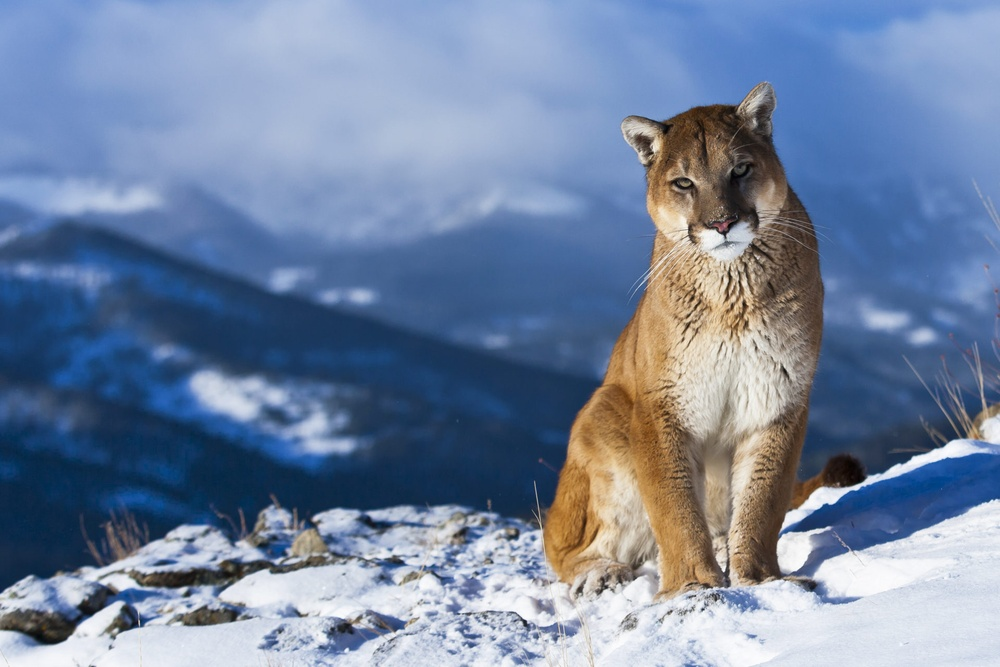
#> input picture Images/image2.jpg, 1000 x 667 px, shrunk from 1920 x 1280 before the run
$ python cascaded_pooling.py
#> lines starting #> are read from the running program, lines starting #| are printed output that depends on the picture
import sys
import cv2
from numpy import asarray
from PIL import Image
from numpy import array
import numpy as np

input_file=input("Enter the image file name: ")
#> the answer given: Images/image2.jpg

image=cv2.imread(input_file)
#> image is the input picture: shape (667, 1000, 3); mean B, G, R 160.4, 132.3, 114.9

image_for_use=Image.open(input_file)

#cv2.imshow("Original Image: ",image)

img_3d=asarray(image_for_use)

img=img_3d.reshape(img_3d.shape[0],(img_3d.shape[1]*img_3d.shape[2]))
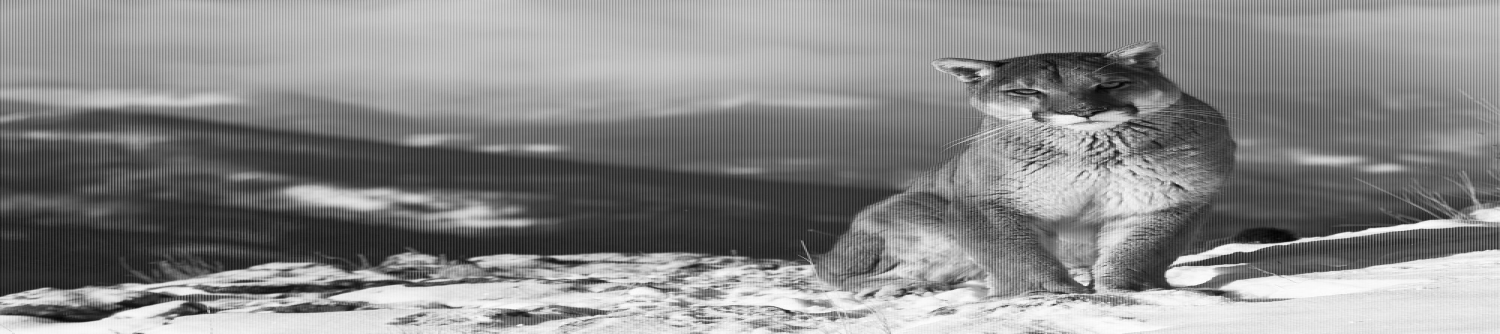
#> img: shape (667, 3000) (shown at 1/2 size); min 0, max 255, mean 135.9

third=img_3d.shape[2]
#> third = 3

n=len(img)
#> n = 667
m=len(img[1])
#> m = 3000

print(img)
#> (printed output is left out)


#n = 5
#m = 5
'''img = [[2,8,6,3,10,20,1,0],
       [4,9,2,1,12,15,7,6],
       [3,14,7,4,5,6,8,9],
       [11,3,4,6,2,12,17,20],
       [12,2,3,8,13,3,4,14],
       [9,6,11,10,15,16,9,10],
       [1,8,12,22,6,8,11,2],
       [2,9,10,1,20,24,4,3]]'''

#img = [[12,15,12,14,13],[14,1,16,3,14],[20,14,0,18,19],[12,12,14,12,2],[1,0,15,12,4]]

choice = int(input("Please select the type of cascaded pooling that needs to get applied on the image\n1) Max-max Pooling\n2) Max-average Pooling\nEnter your choice: "))
#> the answer given: 1

if choice==1:
    r = n - 1
#> r = 666
    c = m - 1
#> c = 2999
    cas_img = []
    for i in range(r):
        cas_img.append([])
        for j in range(c):
            l = [img[i][j], img[i+1][j], img[i][j+1], img[i+1][j+1]]
            cas_img[i].append(max(l))
#> after the loop, cas_img = 666 items

    if r%2==1:
        cas_img.append([])
        for i in range(c):
            cas_img[r].append(0)
        r = r + 1

    if c%2==1:
        for i in range(r):
            cas_img[i].append(0)
        c = c + 1
#> c = 3000

    cascaded_img = []
    for i in range(0,r,2):
        cascaded_img.append([])
        for j in range(0,c,2):
            l = [cas_img[i][j], cas_img[i][j+1], cas_img[i+1][j], cas_img[i+1][j+1]]
            cascaded_img[int(i/2)].append(max(l))
#> after the loop, cascaded_img = 333 items

    cascaded_img=array(cascaded_img)
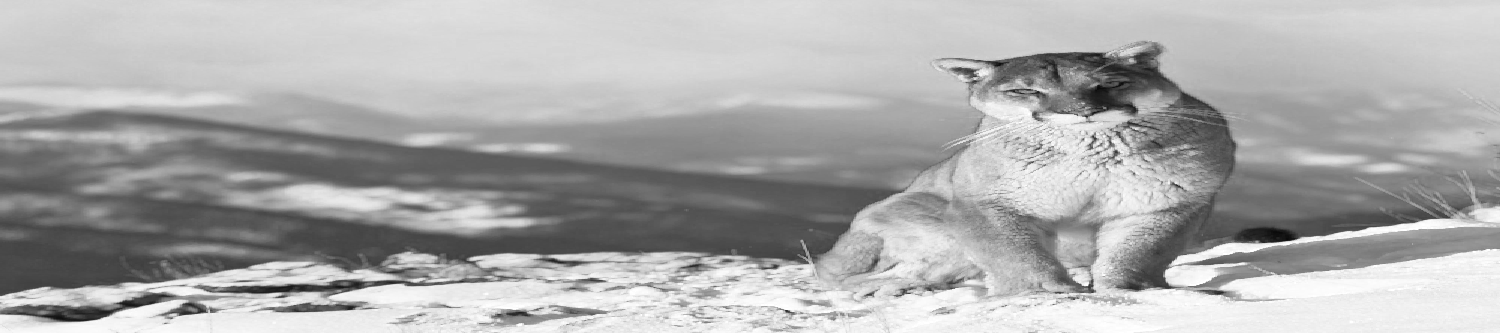
#> cascaded_img: shape (333, 1500); min 9, max 255, mean 171.2
    new_image=Image.fromarray(cascaded_img)
    new_image.save("_modified1_"+input_file)
    image_modified=cv2.imread("_modified1_"+input_file)
#> image_modified: shape (333, 1500, 3); min 6, max 255, mean 171.2
    #cv2.imshow("After applying pooling: ",image_modified)


elif choice==2:
    r = n - 1
    c = m - 1
    cas_img = []
    for i in range(r):
        cas_img.append([])
        for j in range(c):
            l = [img[i][j], img[i+1][j], img[i][j+1], img[i+1][j+1]]
            cas_img[i].append(max(l))

    if r%2==1:
        cas_img.append([])
        for i in range(c):
            cas_img[r].append(0)
        r = r + 1

    if c%2==1:
        for i in range(r):
            cas_img[i].append(0)
        c = c + 1

    cascaded_img = []
    for i in range(0,r,2):
        cascaded_img.append([])
        for j in range(0,c,2):
            l = [cas_img[i][j], cas_img[i][j+1], cas_img[i+1][j], cas_img[i+1][j+1]]
            cascaded_img[int(i/2)].append((sum(l)/len(l)))

    cascaded_img=array(cascaded_img)
    print(cascaded_img)
    new_image=Image.fromarray(np.uint8(cascaded_img))
    new_image.save("_modified2_"+input_file)
    #image_modified=cv2.imread("_modified2_"+input_file)
    #cv2.imshow("After applying pooling: ",image_modified)


else:
    print("Invalid choice")
